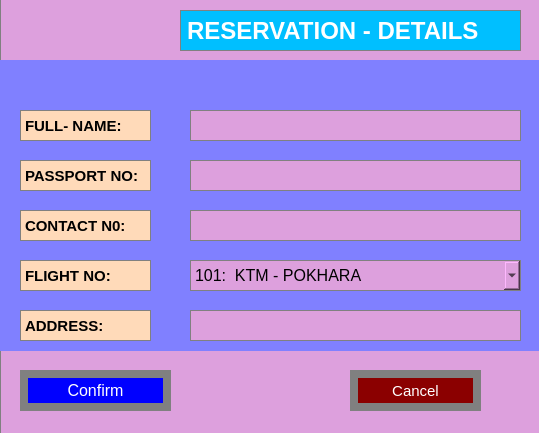
<?xml version="1.0" encoding="UTF-8"?>
<ui version="4.0">
 <class>reserve</class>
 <widget class="QDialog" name="reserve">
  <property name="geometry">
   <rect>
    <x>0</x>
    <y>0</y>
    <width>539</width>
    <height>433</height>
   </rect>
  </property>
  <property name="windowTitle">
   <string>Dialog</string>
  </property>
  <widget class="QLabel" name="label_6">
   <property name="geometry">
    <rect>
     <x>180</x>
     <y>10</y>
     <width>341</width>
     <height>41</height>
    </rect>
   </property>
   <property name="font">
    <font>
     <pointsize>18</pointsize>
     <weight>75</weight>
     <bold>true</bold>
    </font>
   </property>
   <property name="styleSheet">
    <string notr="true">QLabel {
  background-color: rgb( 0,191,255);
  color: white; 
  border: 0.5px solid gray;
}</string>
   </property>
   <property name="text">
    <string>RESERVATION - DETAILS</string>
   </property>
  </widget>
  <widget class="QLineEdit" name="name">
   <property name="geometry">
    <rect>
     <x>190</x>
     <y>110</y>
     <width>331</width>
     <height>31</height>
    </rect>
   </property>
   <property name="font">
    <font>
     <pointsize>12</pointsize>
    </font>
   </property>
   <property name="styleSheet">
    <string notr="true">QLineEdit {
  background-color: rgb( 221,160,221);
  color: black; 
  border: 1px solid gray;
}</string>
   </property>
  </widget>
  <widget class="QLineEdit" name="pp">
   <property name="geometry">
    <rect>
     <x>190</x>
     <y>160</y>
     <width>331</width>
     <height>31</height>
    </rect>
   </property>
   <property name="font">
    <font>
     <pointsize>12</pointsize>
    </font>
   </property>
   <property name="styleSheet">
    <string notr="true">QLineEdit {
  background-color: rgb( 221,160,221);
  color: black; 
  border: 1px solid gray;
}</string>
   </property>
  </widget>
  <widget class="QLineEdit" name="cn">
   <property name="geometry">
    <rect>
     <x>190</x>
     <y>210</y>
     <width>331</width>
     <height>31</height>
    </rect>
   </property>
   <property name="font">
    <font>
     <pointsize>12</pointsize>
    </font>
   </property>
   <property name="styleSheet">
    <string notr="true">QLineEdit {
  background-color: rgb( 221,160,221);
  color: black; 
  border: 1px solid gray;
}</string>
   </property>
  </widget>
  <widget class="QComboBox" name="fn">
   <property name="geometry">
    <rect>
     <x>190</x>
     <y>260</y>
     <width>331</width>
     <height>31</height>
    </rect>
   </property>
   <property name="font">
    <font>
     <pointsize>12</pointsize>
    </font>
   </property>
   <property name="styleSheet">
    <string notr="true">QComboBox {
  background-color: rgb( 221,160,221);
  color: black; 
  border: 1px solid gray;
}</string>
   </property>
   <item>
    <property name="text">
     <string>101:  KTM - POKHARA</string>
    </property>
   </item>
   <item>
    <property name="text">
     <string>102:  KTM-HETAUDA</string>
    </property>
   </item>
   <item>
    <property name="text">
     <string>103:  DANG- DOLPA</string>
    </property>
   </item>
   <item>
    <property name="text">
     <string>104:  KTM- AUSTRALIA</string>
    </property>
   </item>
  </widget>
  <widget class="QLabel" name="label_5">
   <property name="geometry">
    <rect>
     <x>20</x>
     <y>310</y>
     <width>131</width>
     <height>31</height>
    </rect>
   </property>
   <property name="font">
    <font>
     <pointsize>11</pointsize>
     <weight>75</weight>
     <bold>true</bold>
    </font>
   </property>
   <property name="styleSheet">
    <string notr="true">QLabel {
  background-color: rgb( 255,218,185);
  color: black; 
  border: 0.5px solid gray;
}</string>
   </property>
   <property name="text">
    <string>ADDRESS:</string>
   </property>
  </widget>
  <widget class="QLineEdit" name="loc">
   <property name="geometry">
    <rect>
     <x>190</x>
     <y>310</y>
     <width>331</width>
     <height>31</height>
    </rect>
   </property>
   <property name="font">
    <font>
     <pointsize>11</pointsize>
     <weight>50</weight>
     <bold>false</bold>
    </font>
   </property>
   <property name="styleSheet">
    <string notr="true">QLineEdit {
  background-color: rgb( 221,160,221);
  color: black; 
  border: 1px solid gray;
}</string>
   </property>
  </widget>
  <widget class="QPushButton" name="can">
   <property name="geometry">
    <rect>
     <x>350</x>
     <y>370</y>
     <width>131</width>
     <height>41</height>
    </rect>
   </property>
   <property name="font">
    <font>
     <pointsize>11</pointsize>
    </font>
   </property>
   <property name="focusPolicy">
    <enum>Qt::NoFocus</enum>
   </property>
   <property name="statusTip">
    <string>233</string>
   </property>
   <property name="styleSheet">
    <string notr="true">QPushButton {
  background-color: rgb( 139,0,0);
  color: white; 
  border: 8px solid gray;
}

QPushButton:pressed {
    background-color: qlineargradient(x1: 0, y1: 0, x2: 0, y2: 1,
                                      stop: 0 #FF7832, stop: 1 #FF9739);
}</string>
   </property>
   <property name="text">
    <string>Cancel</string>
   </property>
  </widget>
  <widget class="QPushButton" name="confirm">
   <property name="geometry">
    <rect>
     <x>20</x>
     <y>370</y>
     <width>151</width>
     <height>41</height>
    </rect>
   </property>
   <property name="sizePolicy">
    <sizepolicy hsizetype="Maximum" vsizetype="Maximum">
     <horstretch>0</horstretch>
     <verstretch>0</verstretch>
    </sizepolicy>
   </property>
   <property name="maximumSize">
    <size>
     <width>16777215</width>
     <height>16777215</height>
    </size>
   </property>
   <property name="font">
    <font>
     <pointsize>12</pointsize>
    </font>
   </property>
   <property name="styleSheet">
    <string notr="true">QPushButton {
  background-color: rgb( 0,0,255);
  color: white; 
  border: 8px solid gray;
}

QPushButton:pressed {
    background-color: qlineargradient(x1: 0, y1: 0, x2: 0, y2: 1,
                                      stop: 0 #FF7832, stop: 1 #FF9739);
}</string>
   </property>
   <property name="text">
    <string>Confirm</string>
   </property>
  </widget>
  <widget class="QLabel" name="label_7">
   <property name="geometry">
    <rect>
     <x>20</x>
     <y>260</y>
     <width>131</width>
     <height>31</height>
    </rect>
   </property>
   <property name="font">
    <font>
     <pointsize>11</pointsize>
     <weight>75</weight>
     <bold>true</bold>
    </font>
   </property>
   <property name="styleSheet">
    <string notr="true">QLabel {
  background-color: rgb( 255,218,185);
  color: black; 
  border: 0.5px solid gray;
}</string>
   </property>
   <property name="text">
    <string>FLIGHT NO:</string>
   </property>
  </widget>
  <widget class="QLabel" name="label_8">
   <property name="geometry">
    <rect>
     <x>20</x>
     <y>210</y>
     <width>131</width>
     <height>31</height>
    </rect>
   </property>
   <property name="font">
    <font>
     <pointsize>11</pointsize>
     <weight>75</weight>
     <bold>true</bold>
    </font>
   </property>
   <property name="styleSheet">
    <string notr="true">QLabel {
  background-color: rgb( 255,218,185);
  color: black; 
  border: 0.5px solid gray;
}</string>
   </property>
   <property name="text">
    <string>CONTACT N0:</string>
   </property>
  </widget>
  <widget class="QLabel" name="label_9">
   <property name="geometry">
    <rect>
     <x>20</x>
     <y>160</y>
     <width>131</width>
     <height>31</height>
    </rect>
   </property>
   <property name="font">
    <font>
     <pointsize>11</pointsize>
     <weight>75</weight>
     <bold>true</bold>
    </font>
   </property>
   <property name="styleSheet">
    <string notr="true">QLabel {
  background-color: rgb( 255,218,185);
  color: black; 
  border: 0.5px solid gray;
}</string>
   </property>
   <property name="text">
    <string>PASSPORT NO:</string>
   </property>
  </widget>
  <widget class="QLabel" name="label_10">
   <property name="geometry">
    <rect>
     <x>20</x>
     <y>110</y>
     <width>131</width>
     <height>31</height>
    </rect>
   </property>
   <property name="font">
    <font>
     <pointsize>11</pointsize>
     <weight>75</weight>
     <bold>true</bold>
    </font>
   </property>
   <property name="styleSheet">
    <string notr="true">QLabel {
  background-color: rgb( 255,218,185);
  color: black; 
  border: 0.5px solid gray;
}</string>
   </property>
   <property name="text">
    <string>FULL- NAME:</string>
   </property>
  </widget>
  <widget class="QLabel" name="label">
   <property name="geometry">
    <rect>
     <x>0</x>
     <y>10</y>
     <width>171</width>
     <height>51</height>
    </rect>
   </property>
   <property name="text">
    <string/>
   </property>
   <property name="pixmap">
    <pixmap>../Contacts/Desktop/image.jpg</pixmap>
   </property>
   <property name="scaledContents">
    <bool>true</bool>
   </property>
  </widget>
  <widget class="QLabel" name="label_2">
   <property name="geometry">
    <rect>
     <x>0</x>
     <y>60</y>
     <width>541</width>
     <height>291</height>
    </rect>
   </property>
   <property name="styleSheet">
    <string notr="true">QLabel {
  background-color: rgb(128, 128, 255);
  color: white; 
  border: 1px black;
}

</string>
   </property>
   <property name="text">
    <string/>
   </property>
   <property name="pixmap">
    <pixmap>../Contacts/Desktop/486a306046b0f757c8bb2e46aac7c384.png</pixmap>
   </property>
   <property name="scaledContents">
    <bool>true</bool>
   </property>
  </widget>
  <widget class="QTextEdit" name="textEdit">
   <property name="geometry">
    <rect>
     <x>0</x>
     <y>350</y>
     <width>541</width>
     <height>91</height>
    </rect>
   </property>
   <property name="styleSheet">
    <string notr="true">QTextEdit {
  background-color: rgb( 221,160,221);
  color: white; 
  border: 1px solid gray;
}</string>
   </property>
  </widget>
  <widget class="QTextEdit" name="textEdit_2">
   <property name="geometry">
    <rect>
     <x>0</x>
     <y>-10</y>
     <width>541</width>
     <height>71</height>
    </rect>
   </property>
   <property name="styleSheet">
    <string notr="true">QTextEdit {
  background-color: rgb( 221,160,221);
  color: white; 
  border: 1px solid gray;
}</string>
   </property>
  </widget>
  <zorder>textEdit_2</zorder>
  <zorder>textEdit</zorder>
  <zorder>label_2</zorder>
  <zorder>label_6</zorder>
  <zorder>name</zorder>
  <zorder>pp</zorder>
  <zorder>cn</zorder>
  <zorder>fn</zorder>
  <zorder>label_5</zorder>
  <zorder>loc</zorder>
  <zorder>can</zorder>
  <zorder>confirm</zorder>
  <zorder>label_7</zorder>
  <zorder>label_8</zorder>
  <zorder>label_9</zorder>
  <zorder>label_10</zorder>
  <zorder>label</zorder>
 </widget>
 <resources/>
 <connections/>
</ui>
